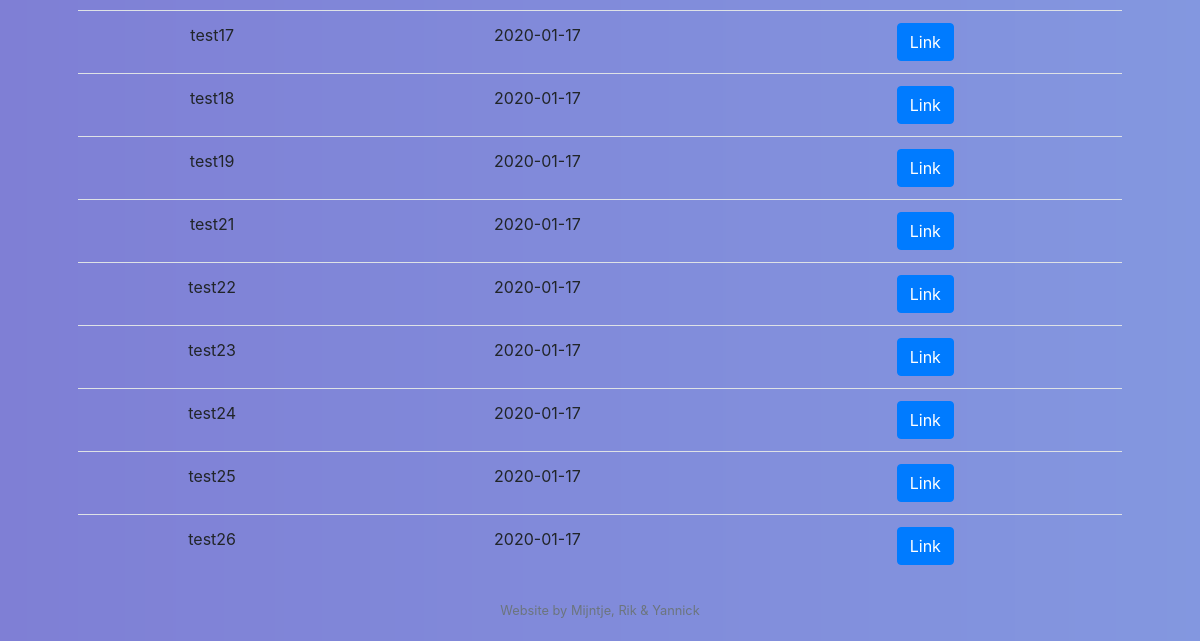
The page /mijn_quizzes (signed in, lower part) on the database as committed earlier.
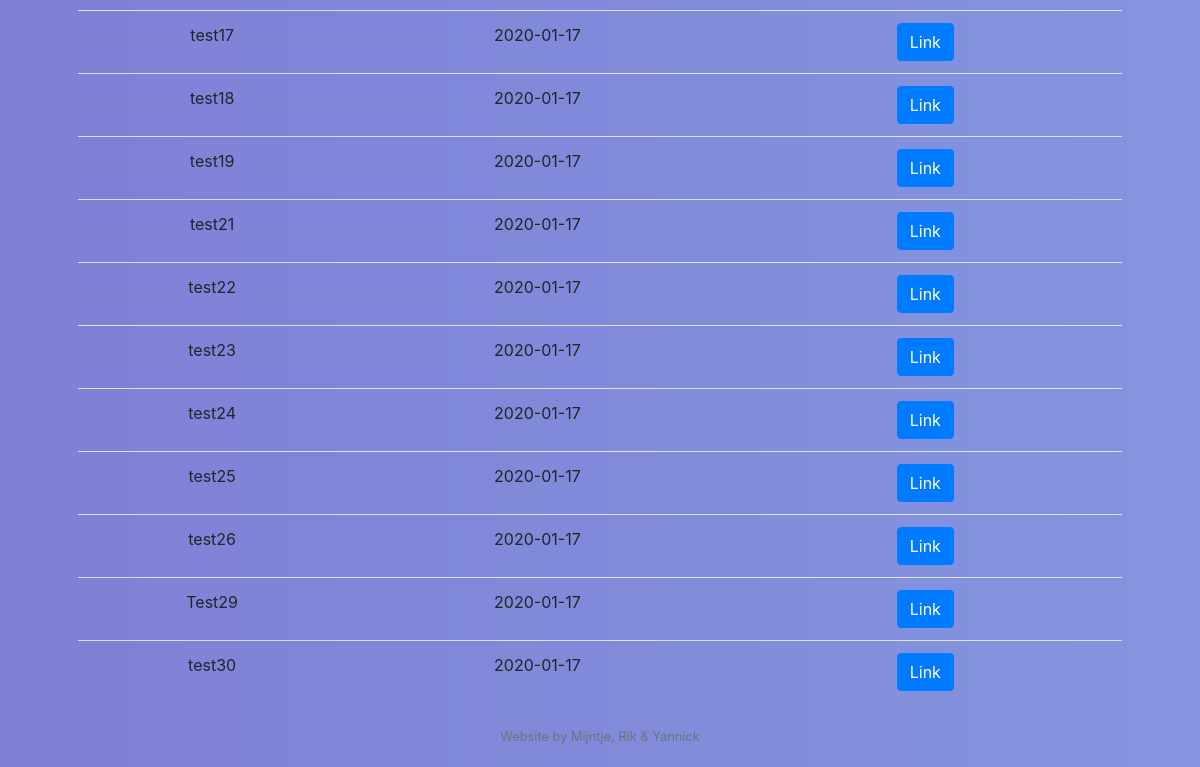
The same page on the database as committed later.
### tables this page shows
CREATE TABLE 'quizes' ('quiz_id' integer PRIMARY KEY AUTOINCREMENT NOT NULL,'user_id' integer NOT NULL, 'quiz_titel'  text NOT NULL  , 'date'  timestamp DEFAULT CURRENT_DATE  );

### application.py (the view)
@app.route("/mijn_quizzes")
@login_required
def mijn_quizzes():
    quizes = db.execute("SELECT * FROM quizes WHERE user_id = :user_id", user_id = session['user_id'])
    return render_template("mijn_quizzes.html", quizes = quizes)

### application.py (called while the page is built)
@app.after_request
def after_request(response):
    response.headers["Cache-Control"] = "no-cache, no-store, must-revalidate"
    response.headers["Expires"] = 0
    response.headers["Pragma"] = "no-cache"
    return response

### helpers.py (called while the page is built)
def login_required(f):
    @wraps(f)
    def decorated_function(*args, **kwargs):
        if session.get("user_id") is None:
            return redirect("/login")
        return f(*args, **kwargs)
    return decorated_function

### templates/mijn_quizzes.html (shortened to what this page needs)
{% extends "layout.html" %}
{% block main %}
<table class="table table-hover">
  <tbody>
    {% for quiz in quizes %}
      <tr>
        <td>{{quiz['quiz_titel']}}</td>
        <td>{{quiz['date']}}</td>
        <td> <button class="btn btn-primary"> Link </button> </td>
      </tr>
    {% endfor %}
</table>
{% endblock %}

### templates/layout.html (shortened to what this page needs)
<!DOCTYPE html>
<html lang="en">
    <head>
        <link href="https://maxcdn.bootstrapcdn.com/bootstrap/4.1.3/css/bootstrap.min.css" rel="stylesheet">
        <link href="/static/styles.css" rel="stylesheet">
    </head>
    <body>
        <main class="container p-5">
            {% block main %}{% endblock %}
        </main>
        <footer class="small text-center text-muted">
            Website by Mijntje, Rik & Yannick
        </footer>
    </body>
</html>

### static/styles.css (style rules this page uses)
main { overflow-x: auto; text-align: center; }
body { background-image: url("Azur Lane.jpg"); background-repeat: no-repeat; background-size: cover; }
footer { position: absolute; bottom: 0; width: 100%; height: 2.5rem; }
table { margin-top: 40px; }

Rows that differ between the two databases and show on the page:
added quizes: quiz_titel "Test29", date "2020-01-17"
added quizes: quiz_titel "test30", date "2020-01-17"
